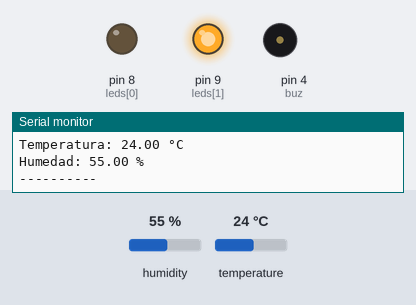
Recording of a sketch running on a simulated Arduino Uno, built with avr-gcc and run on an emulated ATmega328P. On the bench: output pins drawn as LEDs (lit = HIGH), buzzer (waves = sounding), the last lines printed to the serial monitor. Inputs (shaded band) come from the test bench; at power-on: temperature 24 °C, humidity 55 %.

Above: at 2.8 s.
2.9 s: temperature set to 27 °C
At 5.2 s:
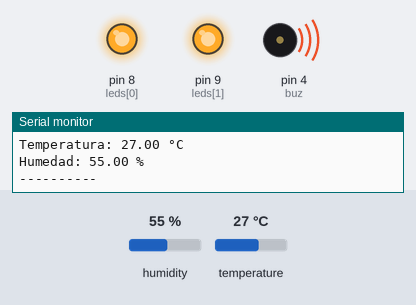
5.6 s: temperature set to 12 °C
At 6.5 s:
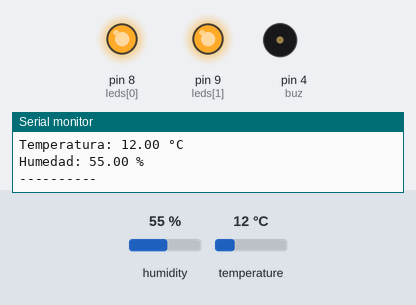
8.3 s: temperature set to 28 °C
At 11.3 s:
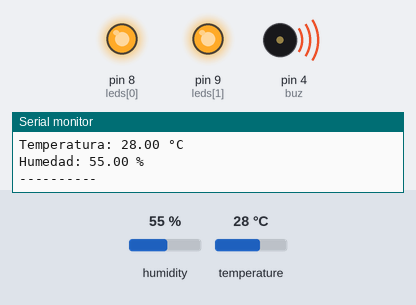
11.6 s: temperature set to 19 °C
At 12.6 s:
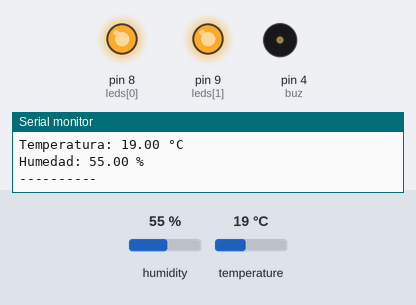
Timing chart, 0 to 14.6 s (numbered marks = the images above; inputs shaded):
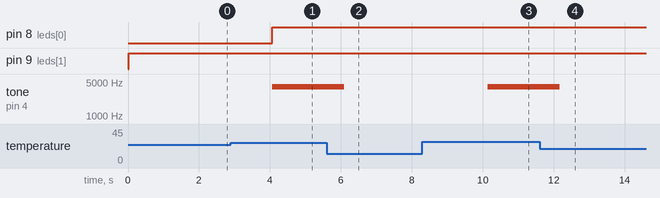

The sketch:

sensor_temperatura.ino
```cpp
#include <DHT.h>
#define DHTPIN 2
#define DHTTYPE DHT11
DHT dht(DHTPIN , DHTTYPE);
int leds [] = {8,9};
int buz = 4;

void sensor(){
  float temp = dht.readTemperature();
  float humedad = dht.readHumidity();
     if(temp > 25 ){
    digitalWrite(leds[0], HIGH);
    tone(buz,4000);

  }else if(temp < 25){
    digitalWrite(leds[1], HIGH);
    noTone(buz);

  }


  Serial.print("Temperatura: ");
  Serial.print(temp);
  Serial.println(" °C");

  Serial.print("Humedad: ");
  Serial.print(humedad);
  Serial.println(" %");

  Serial.println("----------");
  delay(2000);
}

void setup(){
  pinMode(buz,OUTPUT);

  for(int i = 0; i < 2;i++){
    pinMode(leds[i],OUTPUT);

  }

 Serial.begin(9600);
 dht.begin();
}
void loop(){
  sensor();


}
```

Measured:
- the behaviour switches between 25 and 26 °C on temperature (found by bisection; images 0 and 1)
- after the input at 2.9 s, pin 8 (leds[0]): LOW → HIGH after 1.2 s; tone on pin 4 (buz): silent → 4000 Hz after 1.2 s
- after the input at 5.6 s, tone on pin 4 (buz): 4000 Hz → silent after 0.50 s
- after the input at 8.3 s, tone on pin 4 (buz): silent → 4000 Hz after 1.8 s
- after the input at 11.6 s, tone on pin 4 (buz): 4000 Hz → silent after 0.57 s
